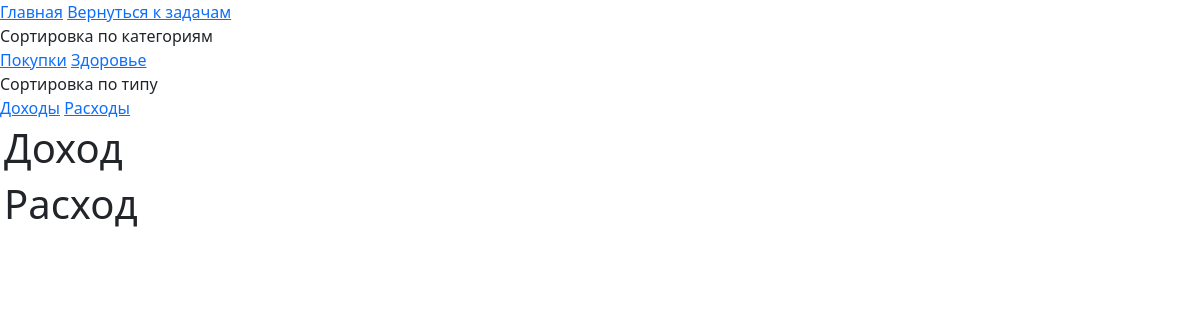
Page /finance/ on the earlier database version.
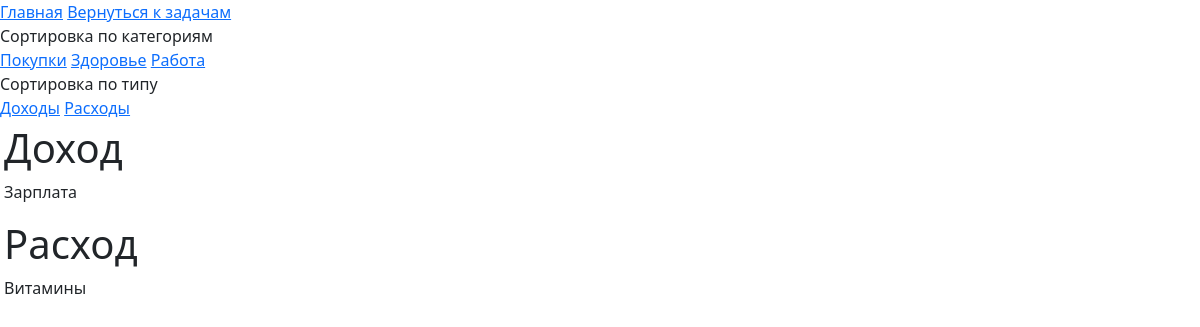
Same page on the later database version.
### Taskich/models.py (models this page shows, shortened)
class CategoryMoney(models.Model):
    name = models.CharField(max_length=20,verbose_name='Наименование категории')
    slug = models.SlugField(unique=True,blank=True,null=True)

class Money(models.Model):
    INCOME = 'i'
    DEBTS = 'd'
    KINDS = (
        (INCOME,'Доход'),
        (DEBTS,'Расход')
    )
    title = models.CharField(max_length=30, verbose_name='Наименование транзакции')
    type_money = models.CharField( max_length=1,choices=KINDS,default=INCOME)
    category = models.ForeignKey("CategoryMoney", verbose_name=("Категория"),null=True, on_delete=models.PROTECT)
    value = models.BigIntegerField(verbose_name='Сумма')
    createdAt = models.DateTimeField(auto_now_add=True, verbose_name='Дата создания')
    slug = models.SlugField(unique=True,blank=True,null=True)
    class Meta:
        ordering = ['-createdAt']

### Taskich/views.py (the view)
# urls.py: path('finance/',MoneyListView.as_view(),name='finance'),
class MoneyListView(ListView):
    model = Money
    template_name = "finance/main.html"
    def get_context_data(self, **kwargs):
        context = super().get_context_data(**kwargs)
        context["income"] = Money.objects.filter(type_money = 'i')
        context['debets'] = Money.objects.filter(type_money = 'd')
        context['category']= CategoryMoney.objects.all()
        return context

### Taskich/templates/finance/main.html (shortened to what this page needs)
<!DOCTYPE html>
<html lang="ru">
  <head>
    {% load bootstrap5 %}
    {% bootstrap_css %}
  </head>
  <body>
    <nav>
      <a href="{% url 'finance' %}">Главная</a>
      <a href="{% url 'main' %}">Вернуться к задачам</a>
      <div id="sort-category">
        <div id="sort-title">
          <p style="margin-bottom: 0;">Сортировка по категориям</p>
        </div>
        {% for c in category %}
          <a href="{% url 'financeCategory' slug=c.slug %}">{{ c.name }}</a>
        {% endfor %}
      </div>
      <div id="sort-type">
        <div id="sort-title">
          <p style="margin-bottom: 0;">Сортировка по типу</p>
        </div>
        <a href="{% url 'type_money' type='i' %}">Доходы</a>
        <a href="{% url 'type_money' type='d' %}">Расходы</a>
      </div>
    </nav>
    <div id="main_finance" style="display: flex; padding: 4px;">
      <div id="container">
        <div id="income">
          <div id="title-income">
            <h1>Доход</h1>
          </div>
          {% for i in income %}
            <p>{{ i.title }}</p>
          {% endfor %}
        </div>
        <div id="title-debets">
          <h1>Расход</h1>
        </div>
        <div id="debets">
          {% for d in debets %}
            <p>{{ d.title }}</p>
          {% endfor %}
        </div>
      </div>
    </div>
  </body>
</html>

Differences in the rows shown:
added CategoryMoney: name "Работа"
added Money: title "Зарплата", shown under "Доход"
added Money: title "Витамины", shown under "Расход"
